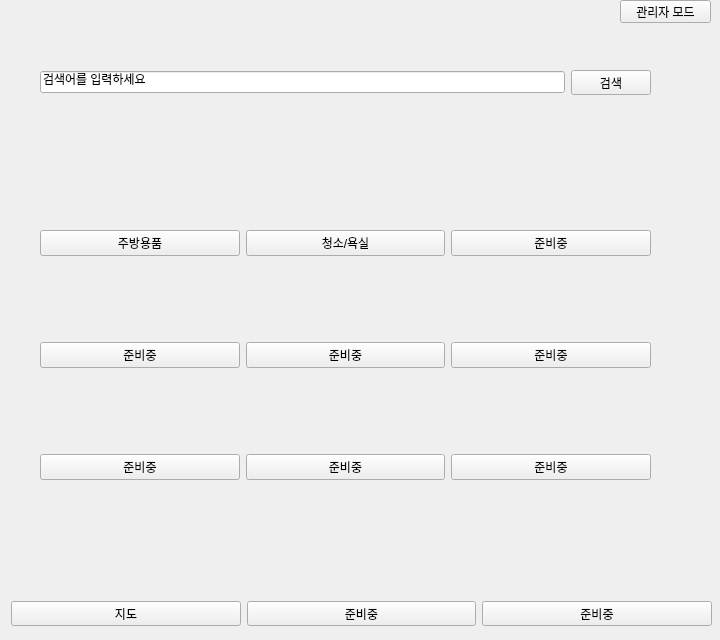
<?xml version="1.0" encoding="UTF-8"?>
<ui version="4.0">
 <class>Form</class>
 <widget class="QWidget" name="Form">
  <property name="windowModality">
   <enum>Qt::NonModal</enum>
  </property>
  <property name="enabled">
   <bool>true</bool>
  </property>
  <property name="geometry">
   <rect>
    <x>0</x>
    <y>0</y>
    <width>720</width>
    <height>640</height>
   </rect>
  </property>
  <property name="windowTitle">
   <string>Form</string>
  </property>
  <widget class="QPushButton" name="Btn_Admin">
   <property name="geometry">
    <rect>
     <x>620</x>
     <y>0</y>
     <width>91</width>
     <height>23</height>
    </rect>
   </property>
   <property name="text">
    <string>관리자 모드</string>
   </property>
  </widget>
  <widget class="QWidget" name="">
   <property name="geometry">
    <rect>
     <x>40</x>
     <y>150</y>
     <width>611</width>
     <height>411</height>
    </rect>
   </property>
   <layout class="QGridLayout" name="gridLayout">
    <item row="0" column="0">
     <widget class="QPushButton" name="Btn_Category1">
      <property name="text">
       <string>주방용품</string>
      </property>
     </widget>
    </item>
    <item row="0" column="1">
     <widget class="QPushButton" name="Btn_Category2">
      <property name="text">
       <string>청소/욕실</string>
      </property>
     </widget>
    </item>
    <item row="0" column="2">
     <widget class="QPushButton" name="Btn_Category3">
      <property name="text">
       <string>준비중</string>
      </property>
     </widget>
    </item>
    <item row="1" column="0">
     <widget class="QPushButton" name="Btn_Category4">
      <property name="text">
       <string>준비중</string>
      </property>
     </widget>
    </item>
    <item row="1" column="1">
     <widget class="QPushButton" name="Btn_Category5">
      <property name="text">
       <string>준비중</string>
      </property>
     </widget>
    </item>
    <item row="1" column="2">
     <widget class="QPushButton" name="Btn_Category6">
      <property name="text">
       <string>준비중</string>
      </property>
     </widget>
    </item>
    <item row="2" column="0">
     <widget class="QPushButton" name="Btn_Category7">
      <property name="text">
       <string>준비중</string>
      </property>
     </widget>
    </item>
    <item row="2" column="1">
     <widget class="QPushButton" name="Btn_Category8">
      <property name="text">
       <string>준비중</string>
      </property>
     </widget>
    </item>
    <item row="2" column="2">
     <widget class="QPushButton" name="Btn_Category9">
      <property name="text">
       <string>준비중</string>
      </property>
     </widget>
    </item>
   </layout>
  </widget>
  <widget class="QWidget" name="">
   <property name="geometry">
    <rect>
     <x>11</x>
     <y>601</y>
     <width>701</width>
     <height>25</height>
    </rect>
   </property>
   <layout class="QGridLayout" name="gridLayout_2">
    <item row="0" column="0">
     <widget class="QPushButton" name="Btn_Map">
      <property name="text">
       <string>지도</string>
      </property>
     </widget>
    </item>
    <item row="0" column="1">
     <widget class="QPushButton" name="Btn_Null1">
      <property name="text">
       <string>준비중</string>
      </property>
     </widget>
    </item>
    <item row="0" column="2">
     <widget class="QPushButton" name="Btn_Null2">
      <property name="text">
       <string>준비중</string>
      </property>
     </widget>
    </item>
   </layout>
  </widget>
  <widget class="QWidget" name="">
   <property name="geometry">
    <rect>
     <x>40</x>
     <y>70</y>
     <width>611</width>
     <height>25</height>
    </rect>
   </property>
   <layout class="QGridLayout" name="gridLayout_3">
    <item row="0" column="0">
     <widget class="QLineEdit" name="Txt_Search">
      <property name="text">
       <string>검색어를 입력하세요</string>
      </property>
     </widget>
    </item>
    <item row="0" column="1">
     <widget class="QPushButton" name="Btn_Search">
      <property name="text">
       <string>검색</string>
      </property>
     </widget>
    </item>
   </layout>
  </widget>
 </widget>
 <resources/>
 <connections/>
</ui>
